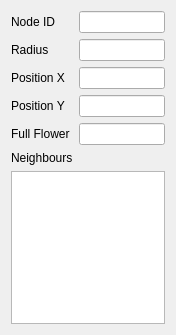
<?xml version="1.0" encoding="UTF-8"?>
<ui version="4.0">
 <class>PropertyWindow</class>
 <widget class="QWidget" name="PropertyWindow">
  <property name="geometry">
   <rect>
    <x>0</x>
    <y>0</y>
    <width>176</width>
    <height>335</height>
   </rect>
  </property>
  <property name="sizePolicy">
   <sizepolicy hsizetype="Fixed" vsizetype="Fixed">
    <horstretch>0</horstretch>
    <verstretch>0</verstretch>
   </sizepolicy>
  </property>
  <property name="windowTitle">
   <string>Properties</string>
  </property>
  <layout class="QFormLayout" name="formLayout">
   <item row="0" column="0">
    <widget class="QLabel" name="label">
     <property name="text">
      <string>Node ID</string>
     </property>
    </widget>
   </item>
   <item row="0" column="1">
    <widget class="QLineEdit" name="txtId">
     <property name="readOnly">
      <bool>true</bool>
     </property>
    </widget>
   </item>
   <item row="1" column="0">
    <widget class="QLabel" name="label_2">
     <property name="text">
      <string>Radius</string>
     </property>
    </widget>
   </item>
   <item row="1" column="1">
    <widget class="QLineEdit" name="txtRadius">
     <property name="readOnly">
      <bool>true</bool>
     </property>
    </widget>
   </item>
   <item row="2" column="0">
    <widget class="QLabel" name="label_3">
     <property name="text">
      <string>Position X</string>
     </property>
    </widget>
   </item>
   <item row="2" column="1">
    <widget class="QLineEdit" name="txtX">
     <property name="readOnly">
      <bool>true</bool>
     </property>
    </widget>
   </item>
   <item row="3" column="0">
    <widget class="QLabel" name="label_4">
     <property name="text">
      <string>Position Y</string>
     </property>
    </widget>
   </item>
   <item row="3" column="1">
    <widget class="QLineEdit" name="txtY">
     <property name="readOnly">
      <bool>true</bool>
     </property>
    </widget>
   </item>
   <item row="4" column="0">
    <widget class="QLabel" name="label_6">
     <property name="text">
      <string>Full Flower</string>
     </property>
    </widget>
   </item>
   <item row="4" column="1">
    <widget class="QLineEdit" name="txtFullFlower">
     <property name="readOnly">
      <bool>true</bool>
     </property>
    </widget>
   </item>
   <item row="5" column="0">
    <widget class="QLabel" name="label_5">
     <property name="text">
      <string>Neighbours</string>
     </property>
    </widget>
   </item>
   <item row="6" column="0" colspan="2">
    <widget class="QPlainTextEdit" name="txtNeibhours">
     <property name="enabled">
      <bool>true</bool>
     </property>
     <property name="sizePolicy">
      <sizepolicy hsizetype="Expanding" vsizetype="Maximum">
       <horstretch>0</horstretch>
       <verstretch>0</verstretch>
      </sizepolicy>
     </property>
     <property name="readOnly">
      <bool>true</bool>
     </property>
     <property name="plainText">
      <string/>
     </property>
    </widget>
   </item>
  </layout>
 </widget>
 <resources/>
 <connections/>
</ui>
